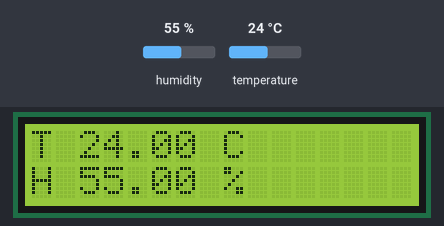
The sketch below on a simulated Arduino Uno, built with avr-gcc and run on an emulated ATmega328P. Parts: 16×2 character LCD. Inputs (shaded band) come from the test bench; at power-on: humidity 55 %, temperature 24 °C. What the sketch prints to the serial monitor is not drawn.

Above: at 1.6 s.
1.7 s: humidity set to 22 %
At 4.0 s:
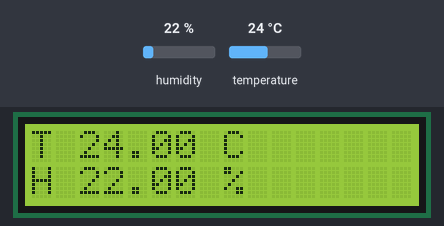
4.6 s: temperature set to 12 °C
At 6.6 s:
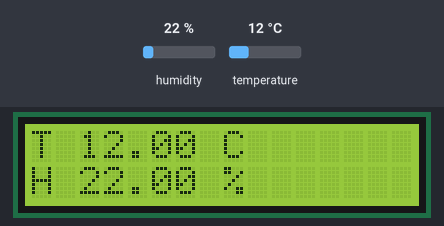
7.5 s: humidity set to 40 %
At 9.5 s:
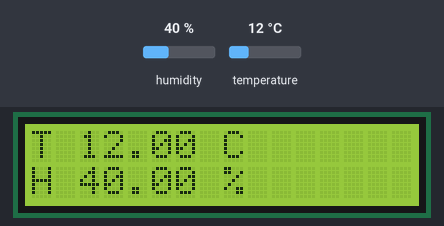
10.7 s: temperature set to 19 °C
At 12.1 s:
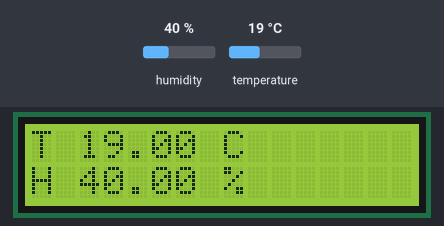
Timing chart, 0 to 13.7 s (numbered marks = the images above; inputs shaded):
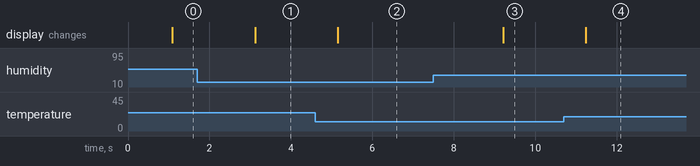

Measured:
- after the input at 1.7 s, the display: changes after 1.4 s (image 1)
- after the input at 4.6 s, the display: changes after 0.55 s (image 2)
- after the input at 7.5 s, the display: changes after 1.7 s (image 3)
- after the input at 10.7 s, the display: changes after 0.54 s (image 4)

The sketch:

app.ino
```cpp
#include "DHT.h"
#include "LiquidCrystal.h"

DHT dht(12, DHT11);
LiquidCrystal lcd(9, 8, 5, 4, 3, 2);

void showOnLcd(float temp, float hum)
{
    lcd.setCursor(0, 0);
    lcd.print("T ");
    lcd.print(temp);
    lcd.print(" C");

    lcd.setCursor(0, 2);
    lcd.print("H ");
    lcd.print(hum);
    lcd.print(" %");
}

void serialPrint(float temp, float hum)
{
    char h[5], data[11];
    dtostrf(temp, 5, 2, data);
    dtostrf(hum, 5, 2, h);
    strcat(data, ";");
    strcat(data, h);
    Serial.println(data);
}

void setup()
{
    Serial.begin(9600);
    lcd.begin(16, 2);
    dht.begin();
}

void loop()
{
    delay(1000);

    float humidity = dht.readHumidity();
    float temperature = dht.readTemperature();
    if (isnan(humidity) || isnan(temperature))
    {
        Serial.println(F("Failed to read from DHT sensor!"));
        return;
    }

    showOnLcd(temperature, humidity);
    serialPrint(temperature, humidity);
}
```
